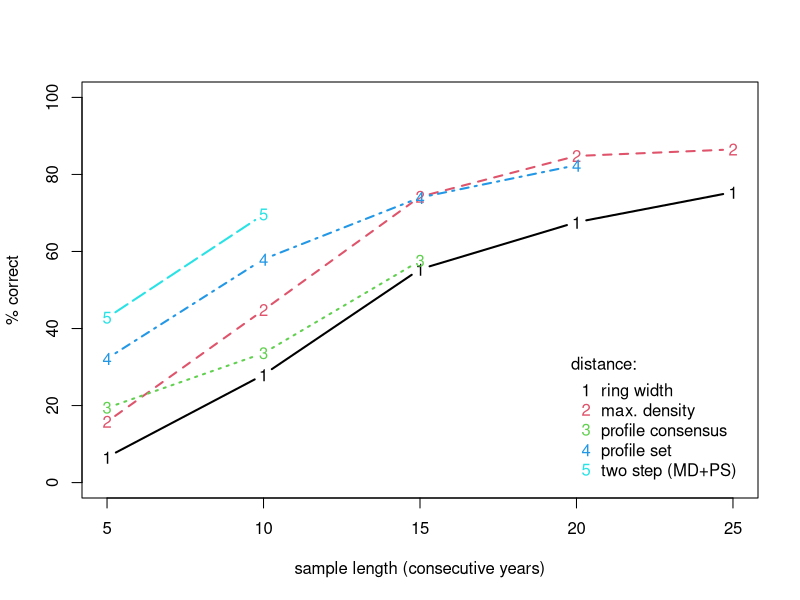

Write the R code that produced this figure.


d = as.data.frame(matrix( 
dimnames= list( NULL,
c("length","ring width","max. density","profile consensus","profile set","two step (MD+PS)")),
c(
  5, 6.6, 15.8, 19.4, 32.2, 42.8
  ,
  10, 28, 44.8, 33.6, 58, 69.6
  ,
  15, 55.4, 74.2, 57.6, 74, NA
  ,
  20, 67.6, 84.8, NA, 82.4, NA
  ,
  25, 75.4, 86.5, NA, NA, NA
),ncol=6, byrow=TRUE))
distCols = !( colnames(d) %in% "length")

matplot(d$length, d[,distCols], lwd=2, type="b", ylim=c(0,100),pch=as.character(1:sum(distCols)),
        ylab="% correct", xlab="sample length (consecutive years)")

legend("bottomright", legend=colnames(d)[distCols], col = 1:5,
       pch=as.character(1:sum(distCols)),
       inset=0.02,
       title="distance:", title.adj = 0, bty="o", bg="white", box.col="white")
